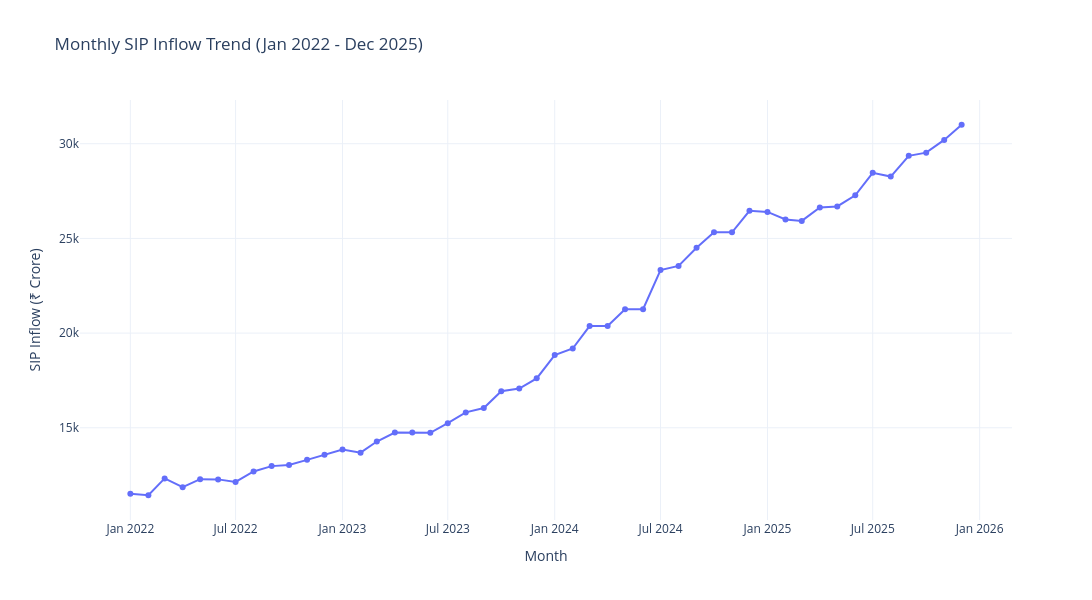

Notebook code cell kept with this figure:
### Code cell
# =====================================
# STEP 8.2: Monthly SIP Inflow Trend
# =====================================

import plotly.express as px

fig = px.line(
    sip,
    x="month",
    y="sip_inflow_crore",
    markers=True,
    title="Monthly SIP Inflow Trend (Jan 2022 - Dec 2025)",
    labels={
        "month": "Month",
        "sip_inflow_crore": "SIP Inflow (₹ Crore)"
    }
)

fig.update_layout(
    template="plotly_white",
    width=1200,
    height=600
)

fig.show()
